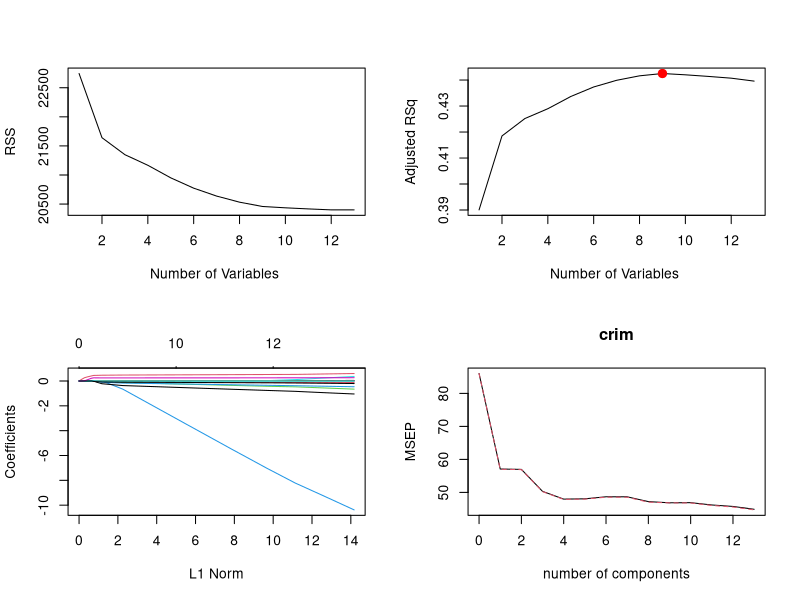

Generate this figure with R:
## ---- chunk 1
set.seed(1)

library(MASS)
attach(Boston)
library(glmnet)
Boston=Boston
## ---- chunk 2

set.seed(1)
index     <- 1:nrow(Boston)
testindex <- sample(index, trunc(length(index)/2))
testset   <- Boston[testindex,]
trainset  <- Boston[-testindex,]
## ---- chunk 3

set.seed(1)
library(leaps)
regfit.full=regsubsets(crim~.,Boston,nvmax = 13)
summary(regfit.full)
reg.summary=summary(regfit.full)
reg.summary$rsq


par(mfrow=c(2,2))
plot(reg.summary$rss ,xlab="Number of Variables ",ylab="RSS",
type="l")
plot(reg.summary$adjr2 ,xlab="Number of Variables ",
ylab="Adjusted RSq",type="l")
which.max(reg.summary$adjr2)
points(9,reg.summary$adjr2[9], col="red",cex=2,pch=20)

fit1=lm(crim~zn+indus+nox+age+dis+rad+ptratio+black+lstat+medv,data=trainset)

pred_fit1=predict(fit1,testset)
mean((pred_fit1-testset$crim)^2)
sqrt(mean((pred_fit1-testset$crim)^2))
## ---- chunk 4

set.seed(1)
library(leaps)
x=model.matrix(crim~.,Boston)[,-1] 
y=Boston$crim
train=sample(1:nrow(x), nrow(x)/2)
test=(-train)
y.test=y[test]
grid=10^seq(10,-2,length=100)
ridge.mod=glmnet(x[train,],y[train],alpha=0,lambda=grid,thresh=1e-12)
cv.ridge.mod=cv.glmnet(x[train,],y[train],alpha=0,lambda=grid,thresh=1e-12)
ridge.pred=predict(ridge.mod ,s=4, newx=x[test,])
mean((ridge.pred-y.test)^2)
sqrt(mean((ridge.pred-y.test)^2))
bestlam=cv.ridge.mod$lambda.min
bestlam

## ---- chunk 5
set.seed(1)
lasso.mod=glmnet(x[train,],y[train],alpha=1,lambda=grid)
plot(lasso.mod)

cv.lasso.mod=cv.glmnet(x[train,],y[train],alpha=1,lambda=grid)

bestlam=cv.lasso.mod$lambda.min
bestlam

lasso.pred=predict(lasso.mod,s=bestlam,newx=x[test,])

lasso.coef=predict(lasso.mod,type="coefficients",s=bestlam)[1:14,]
lasso.coef

lasso_lm_fit=lm(crim~zn+indus+chas+nox+rm+dis+rad+ptratio+black+lstat+medv ,data=trainset)

lass_lm_pred=predict(lasso_lm_fit,data=testset)

sqrt(mean((lass_lm_pred-y.test)^2))

sqrt(mean((lasso.pred-y.test)^2))
## ---- chunk 6
set.seed(1)
library("pls")
pcr.fit=pcr(crim~., data=Boston, subset=train, scale=TRUE, validation ="CV")


validationplot(pcr.fit,val.type="MSEP")
summary(pcr.fit)


pcr.pred=predict(pcr.fit,x[test,],ncomp=12)
mean((pcr.pred-y.test)^2)
sqrt(mean((pcr.pred-y.test)^2))
rm(list=ls())
detach(Boston)
